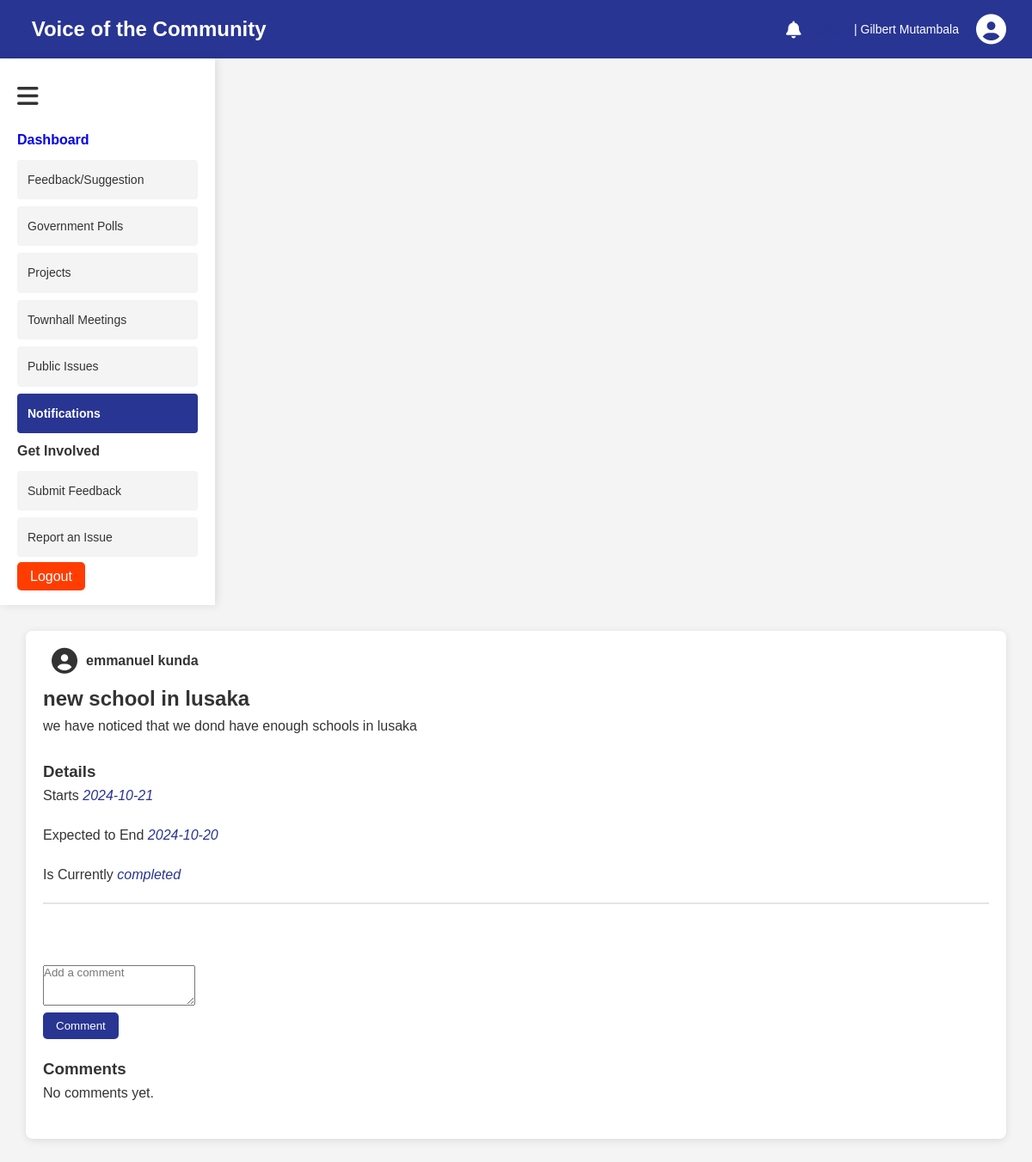
/project_feedback.php?project_id=1 (signed in), run on the app's committed database.
### tables this page shows
CREATE TABLE `projects` (
  `project_id` int(11) NOT NULL,
  `title` varchar(255) NOT NULL,
  `description` text DEFAULT NULL,
  `start_date` date DEFAULT NULL,
  `end_date` date DEFAULT NULL,
  `status` enum('in progress','completed','delayed') DEFAULT 'in progress',
  `created_by` int(11) NOT NULL
);

CREATE TABLE `users` (
  `user_id` int(11) NOT NULL,
  `first_name` varchar(50) NOT NULL,
  `last_name` varchar(50) NOT NULL,
  `email` varchar(100) NOT NULL,
  `password_hash` varchar(255) NOT NULL,
  `role` enum('citizen','official','moderator') DEFAULT 'citizen',
  `registration_date` timestamp NOT NULL DEFAULT current_timestamp()
);

### project_feedback.php (the view, shortened to what this page needs)
<?php
require 'db.php';
$project_id = $_GET['project_id'];
$stmt = $pdo->prepare("SELECT * FROM projects JOIN users ON projects.created_by = users.user_id WHERE project_id = ?");
$stmt->execute([$project_id]);
$project = $stmt->fetch(PDO::FETCH_ASSOC);
$stmt = $pdo->prepare("SELECT feedback, users.first_name, users.last_name, submission_date FROM project_feedback JOIN users ON project_feedback.user_id = users.user_id WHERE project_feedback.project_id = ?");
$stmt->execute([$project_id]);
$feedbacks = $stmt->fetchAll(PDO::FETCH_ASSOC);
?>
<!DOCTYPE html>
<html lang="en">
<head>
    <link rel="stylesheet" href="../assets/css/theme.css">
    <link rel="stylesheet" href="../assets/fontawesome-free-6.6.0-web/css/fontawesome.css">
    <link rel="stylesheet" href="../assets/fontawesome-free-6.6.0-web/css/regular.css">
    <link rel="stylesheet" href="../assets/fontawesome-free-6.6.0-web/css/solid.css">
    <link rel="stylesheet" href="../assets/fontawesome-free-6.6.0-web/css/brands.css">
    <link rel="stylesheet" href="../assets/fontawesome-free-6.6.0-web/css/svg-with-js.css">
</head>
<body>
    <div class="main-container">
        <?php include 'user.php';?>
        <div class="display-section">
            <?php include 'side_panel.php';?>
            <div class="main-panel">
                <div class="panel-section projects">
                <div class="post">
                    <div class="post-head">
                        <i class="fa fa-user-circle circle"></i>
                        <h4><?php echo htmlspecialchars($project['first_name']) . ' ' . htmlspecialchars($project['last_name']); ?></h4>
                    </div>
                </div>
                <h2><?php echo htmlspecialchars($project['title']); ?></h2>
                <?php
                echo nl2br(htmlspecialchars($project['description']));
                ?>
                <br>
                <br>
                <h3>Details</h3>
                <p>Starts <span class="highlight"><?php echo htmlspecialchars($project['start_date']); ?></span></p>
                <p>Expected to End <span class="highlight"><?php echo htmlspecialchars($project['end_date']); ?></span></p>
                <p>Is Currently <span class="highlight"><?php echo htmlspecialchars($project['status']); ?></span></p>
                <hr>
                <br>
                <br>
                <div class="add-comment">
                    <?php if ($role == 'citizen'): ?>
                        <form id="feedback-form" action="project_feedback.php?project_id=<?php echo $project_id; ?>" method="post">
                            <div class="flex">
                                <textarea name="feedback" id="feedback-textarea" rows="3" placeholder="Add a comment" required></textarea>
                                <p><input type="submit" value="Comment" class="btn-submit" style="width: fit-content;"></p>
                            </div>
                        </form>
                    <?php endif; ?>
                </div>
                <div class="interactions">
                    <h3>Comments</h3>
                    <?php if (!empty($feedbacks)): ?>
                        <?php foreach ($feedbacks as $feedback): ?>
                            <div class="comment">
                                <div class="post-by">
                                    <i class="fa fa-user-circle circle"></i>
                                    <h4><?php echo htmlspecialchars($feedback['first_name'] . ' ' . $feedback['last_name']); ?><br><small class="highlight"><?php echo timeAgo($feedback['submission_date'])?></small></h4>
                                </div>
                                <div class="bubble">
                                <?php
                                    $comment_paragraphs = explode("\n", $feedback['feedback']);
                                    foreach ($comment_paragraphs as $cp) {
                                        if (trim($cp) !== '') {
                                            echo "<p>" . htmlspecialchars($cp) . "</p>";
                                        }
                                    }?>
                                </div>
                            </div>
                        <?php endforeach; ?>
                    <?php else: ?>
                        <p>No comments yet.</p>
                    <?php endif; ?>
                </div>
            </div>
        </div>
    </div>
</body>
</html>

### theme.css (style rules this page uses)
* { margin: 0; padding: 0; box-sizing: border-box; font-family: 'Arial', sans-serif; }
body { background-color: #f4f4f4; color: #333; line-height: 1.6; }
h1, h2, h3, h4 { color: #333; }
.main-container { display: flex; height: 100vh; flex-direction: column; }
.circle { font-size: 35px; margin-left: 10px; }
.btn-submit { background-color: #283593; color: white; border: none; padding: 8px 15px; border-radius: 5px; cursor: pointer; transition: background-color 0.3s ease; }
.main-panel { flex: 1; padding: 30px; }
.panel-section { background-color: white; padding: 20px; border-radius: 8px; box-shadow: 0px 2px 10px rgba(0, 0, 0, 0.1); margin-bottom: 20px; }
.panel-section p { font-size: 16px; margin-bottom: 20px; }
hr { margin: 20px 0; border: 0; border-top: 2px solid #e4e4e4; }
.post-head { display: flex; align-items: center; margin-bottom: 10px; }
.post-head i { font-size: 30px; margin-right: 10px; }
.post-head h4 { font-size: 16px; font-weight: bold; }
.highlight { color: #283593; font-style: italic; }

### data on the page
projects: users.first_name "emmanuel", users.last_name "kunda", title "new school in lusaka", description "we have noticed that we dond have enough schools in lusaka", start_date "2024-10-21", end_date "2024-10-20", status "completed"
